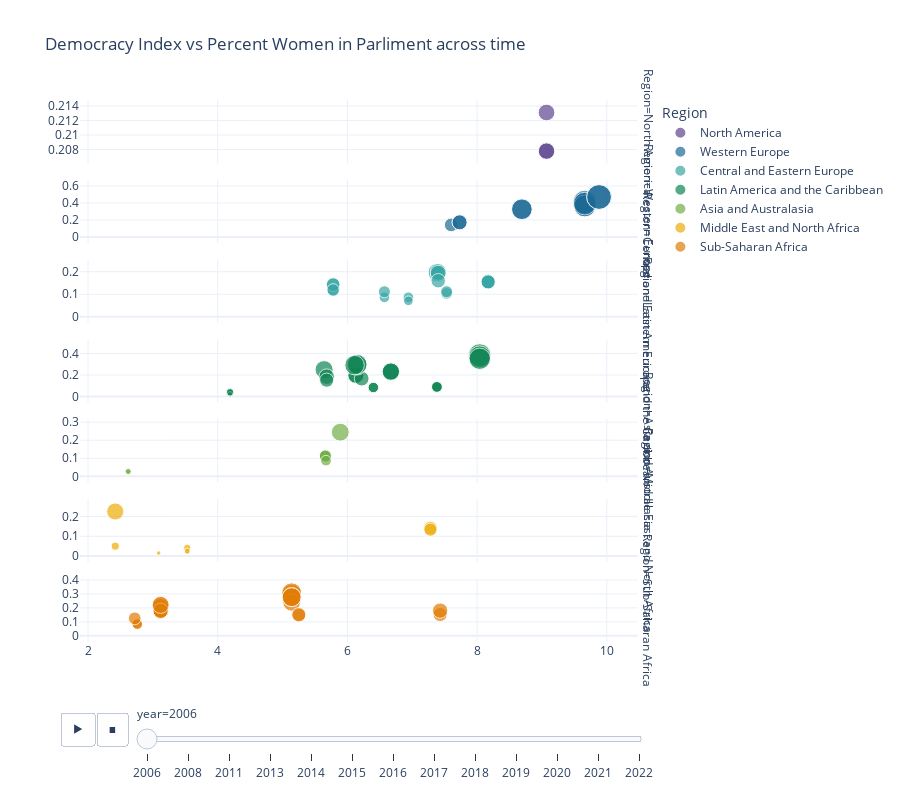

The notebook cell saved with this chart:
### Code cell
fig = px.scatter(df, 
            x='democracy_indx_score',
            y='percent_W',
            template='plotly_white',    
            hover_data=['Country','year'],
            facet_row='Region',
            color='Region',
            color_discrete_sequence=px.colors.qualitative.Prism,
            animation_frame='year',
            title= 'Democracy Index vs Percent Women in Parliment across time',
            size='percent_W',
            height=800
        )
for axis in fig.layout:
    if type(fig.layout[axis]) == go.layout.YAxis:
        fig.layout[axis].title.text = ''
    if type(fig.layout[axis]) == go.layout.XAxis:
        fig.layout[axis].title.text = ''
 
# ensure that each chart has its own y range and tick labels
fig.update_yaxes(matches=None, showticklabels=True, visible=True)
#fig.update_xaxes(title_text='Democracy Index Score')
#fig.update_yaxes(title_text='Percent Women in Lower Legislative Branches')

fig.show()

### Figure 1 — Plotly figure (JSON) as saved in the notebook; plotly's stock layout.template omitted (floating-point values rounded to 4 significant figures)
{"data": [{"customdata": [["Canada", "2006"], ["Canada", "2006"], ["Canada", "2006"]], "hovertemplate": "Region=North America<br>year=%{customdata[1]}<br>democracy_indx_score=%{x}<br>percent_W=%{marker.size}<br>Country=%{customdata[0]}<extra></extra>", "legendgroup": "North America", "marker": {"color": "rgb(95, 70, 144)", "size": [0.2078, 0.2131, 0.2078], "sizemode": "area", "sizeref": 0.001531, "symbol": "circle"}, "mode": "markers", "name": "North America", "orientation": "v", "showlegend": true, "type": "scatter", "x": [9.07, 9.07, 9.07], "xaxis": "x7", "y": [0.2078, 0.2131, 0.2078], "yaxis": "y7"}, {"customdata": [["Austria", "2006"], ["Austria", "2006"], ["Cyprus", "2006"], ["Italy", "2006"], ["Italy", "2006"], ["Italy", "2006"], ["Netherlands", "2006"], ["Netherlands", "2006"], ["Netherlands", "2006"], ["Netherlands", "2006"], ["Netherlands", "2006"], ["Netherlands", "2006"], ["Sweden", "2006"], ["Sweden", "2006"]], "hovertemplate": "Region=Western Europe<br>year=%{customdata[1]}<br>democracy_indx_score=%{x}<br>percent_W=%{marker.size}<br>Country=%{customdata[0]}<extra></extra>", "legendgroup": "Western Europe", "marker": {"color": "rgb(29, 105, 150)", "size": [0.3224, 0.3279, 0.1429, 0.173, 0.173, 0, 0.3667, 0.3933, 0.3667, 0.4133, 0.3667, 0.3933, 0.4728, 0.4699], "sizemode": "area", "sizeref": 0.001531, "symbol": "circle"}, "mode": "markers", "name": "Western Europe", "orientation": "v", "showlegend": true, "type": "scatter", "x": [8.69, 8.69, 7.6, 7.73, 7.73, 7.73, 9.66, 9.66, 9.66, 9.66, 9.66, 9.66, 9.88, 9.88], "xaxis": "x6", "y": [0.3224, 0.3279, 0.1429, 0.173, 0.173, 0, 0.3667, 0.3933, 0.3667, 0.4133, 0.3667, 0.3933, 0.4728, 0.4699], "yaxis": "y6"}, {"customdata": [["Bosnia and Herzegovina", "2006"], ["Bosnia and Herzegovina", "2006"], ["Bosnia and Herzegovina", "2006"], ["Bosnia and Herzegovina", "2006"], ["Bosnia and Herzegovina", "2006"], ["Czech Republic", "2006"], ["Czech Republic", "2006"], ["Czech Republic", "2006"], ["Czech Republic", "2006"], ["Czech Republic", "2006"], ["Hungary", "2006"], ["Hungary", "2006"], ["Hungary", "2006"], ["Latvia", "2006"], ["Latvia", "2006"], ["Montenegro", "2006"], ["Montenegro", "2006"], ["Slovakia", "2006"], ["Slovakia", "2006"], ["Slovakia", "2006"], ["Ukraine", "2006"], ["Ukraine", "2006"], ["Ukraine", "2006"]], "hovertemplate": "Region=Central and Eastern Europe<br>year=%{customdata[1]}<br>democracy_indx_score=%{x}<br>percent_W=%{marker.size}<br>Country=%{customdata[0]}<extra></extra>", "legendgroup": "Central and Eastern Europe", "marker": {"color": "rgb(56, 166, 165)", "size": [0, 0.1429, 0.119, 0.1429, 0.119, 0.155, 0.155, 0.155, 0.155, 0.155, 0.1036, 0.1114, 0, 0.19, 0.2, 0.08642, 0.1111, 0.2, 0.1933, 0.16, 0.08667, 0, 0.07111], "sizemode": "area", "sizeref": 0.001531, "symbol": "circle"}, "mode": "markers", "name": "Central and Eastern Europe", "orientation": "v", "showlegend": true, "type": "scatter", "x": [5.78, 5.78, 5.78, 5.78, 5.78, 8.17, 8.17, 8.17, 8.17, 8.17, 7.53, 7.53, 7.53, 7.37, 7.37, 6.57, 6.57, 7.4, 7.4, 7.4, 6.94, 6.94, 6.94], "xaxis": "x5", "y": [0, 0.1429, 0.119, 0.1429, 0.119, 0.155, 0.155, 0.155, 0.155, 0.155, 0.1036, 0.1114, 0, 0.19, 0.2, 0.08642, 0.1111, 0.2, 0.1933, 0.16, 0.08667, 0, 0.07111], "yaxis": "y5"}, {"customdata": [["Brazil", "2006"], ["Brazil", "2006"], ["Brazil", "2006"], ["Brazil", "2006"], ["Colombia", "2006"], ["Colombia", "2006"], ["Colombia", "2006"], ["Costa Rica", "2006"], ["Costa Rica", "2006"], ["Costa Rica", "2006"], ["Dominican Republic", "2006"], ["Dominican Republic", "2006"], ["Dominican Republic", "2006"], ["Ecuador", "2006"], ["Ecuador", "2006"], ["El Salvador", "2006"], ["El Salvador", "2006"], ["Guyana", "2006"], ["Guyana", "2006"], ["Guyana", "2006"], ["Haiti", "2006"], ["Haiti", "2006"], ["Haiti", "2006"], ["Haiti", "2006"], ["Haiti", "2006"], ["Haiti", "2006"], ["Haiti", "2006"], ["Haiti", "2006"], ["Mexico", "2006"], ["Mexico", "2006"], ["Mexico", "2006"], ["Mexico", "2006"], ["Mexico", "2006"], ["Nicaragua", "2006"], ["Nicaragua", "2006"], ["Peru", "2006"], ["Peru", "2006"]], "hovertemplate": "Region=Latin America and the Caribbean<br>year=%{customdata[1]}<br>democracy_indx_score=%{x}<br>percent_W=%{marker.size}<br>Country=%{customdata[0]}<extra></extra>", "legendgroup": "Latin America and the Caribbean", "marker": {"color": "rgb(15, 133, 84)", "size": [0, 0.08772, 0.08967, 0.08967, 0, 0.08434, 0.08434, 0.386, 0.3684, 0.3509, 0.1966, 0, 0.1966, 0, 0.25, 0.1667, 0, 0.2899, 0.3, 0, 0.02439, 0.04082, 0.04082, 0.02273, 0.02041, 0, 0.0202, 0.04082, 0, 0.226, 0.232, 0, 0.232, 0.1848, 0.1522, 0.2917, 0], "sizemode": "area", "sizeref": 0.001531, "symbol": "circle"}, "mode": "markers", "name": "Latin America and the Caribbean", "orientation": "v", "showlegend": true, "type": "scatter", "x": [7.38, 7.38, 7.38, 7.38, 6.4, 6.4, 6.4, 8.04, 8.04, 8.04, 6.13, 6.13, 6.13, 5.64, 5.64, 6.22, 6.22, 6.15, 6.15, 6.15, 4.19, 4.19, 4.19, 4.19, 4.19, 4.19, 4.19, 4.19, 6.67, 6.67, 6.67, 6.67, 6.67, 5.68, 5.68, 6.11, 6.11], "xaxis": "x4", "y": [0, 0.08772, 0.08967, 0.08967, 0, 0.08434, 0.08434, 0.386, 0.3684, 0.3509, 0.1966, 0, 0.1966, 0, 0.25, 0.1667, 0, 0.2899, 0.3, 0, 0.02439, 0.04082, 0.04082, 0.02273, 0.02041, 0, 0.0202, 0.04082, 0, 0.226, 0.232, 0, 0.232, 0.1848, 0.1522, 0.2917, 0], "yaxis": "y4"}, {"customdata": [["Bhutan", "2006"], ["Bhutan", "2006"], ["Fiji", "2006"], ["Fiji", "2006"], ["Fiji", "2006"], ["Singapore", "2006"], ["Thailand", "2006"], ["Thailand", "2006"], ["Thailand", "2006"], ["Thailand", "2006"]], "hovertemplate": "Region=Asia and Australasia<br>year=%{customdata[1]}<br>democracy_indx_score=%{x}<br>percent_W=%{marker.size}<br>Country=%{customdata[0]}<extra></extra>", "legendgroup": "Asia and Australasia", "marker": {"color": "rgb(115, 175, 72)", "size": [0.02667, 0.02667, 0.1127, 0.1127, 0.1127, 0.2447, 0, 0.08678, 0, 0], "sizemode": "area", "sizeref": 0.001531, "symbol": "circle"}, "mode": "markers", "name": "Asia and Australasia", "orientation": "v", "showlegend": true, "type": "scatter", "x": [2.62, 2.62, 5.66, 5.66, 5.66, 5.89, 5.67, 5.67, 5.67, 5.67], "xaxis": "x3", "y": [0.02667, 0.02667, 0.1127, 0.1127, 0.1127, 0.2447, 0, 0.08678, 0, 0], "yaxis": "y3"}, {"customdata": [["Bahrain", "2006"], ["Bahrain", "2006"], ["Bahrain", "2006"], ["Israel", "2006"], ["Israel", "2006"], ["Kuwait", "2006"], ["Qatar", "2006"], ["United Arab Emirates", "2006"], ["United Arab Emirates", "2006"]], "hovertemplate": "Region=Middle East and North Africa<br>year=%{customdata[1]}<br>democracy_indx_score=%{x}<br>percent_W=%{marker.size}<br>Country=%{customdata[0]}<extra></extra>", "legendgroup": "Middle East and North Africa", "marker": {"color": "rgb(237, 173, 8)", "size": [0.025, 0.04167, 0.025, 0.1417, 0.1333, 0.01538, 0, 0.225, 0.05], "sizemode": "area", "sizeref": 0.001531, "symbol": "circle"}, "mode": "markers", "name": "Middle East and North Africa", "orientation": "v", "showlegend": true, "type": "scatter", "x": [3.53, 3.53, 3.53, 7.28, 7.28, 3.09, 2.78, 2.42, 2.42], "xaxis": "x2", "y": [0.025, 0.04167, 0.025, 0.1417, 0.1333, 0.01538, 0, 0.225, 0.05], "yaxis": "y2"}, {"customdata": [["Cape Verde", "2006"], ["Cape Verde", "2006"], ["Democratic Republic of the Congo", "2006"], ["Democratic Republic of the Congo", "2006"], ["Gabon", "2006"], ["Mauritania", "2006"], ["Mauritania", "2006"], ["Mauritania", "2006"], ["Mauritania", "2006"], ["Mauritania", "2006"], ["Mauritania", "2006"], ["Mauritania", "2006"], ["Uganda", "2006"], ["Uganda", "2006"], ["Uganda", "2006"], ["Uganda", "2006"], ["Uganda", "2006"], ["Zambia", "2006"], ["Zambia", "2006"], ["Zambia", "2006"]], "hovertemplate": "Region=Sub-Saharan Africa<br>year=%{customdata[1]}<br>democracy_indx_score=%{x}<br>percent_W=%{marker.size}<br>Country=%{customdata[0]}<extra></extra>", "legendgroup": "Sub-Saharan Africa", "marker": {"color": "rgb(225, 124, 5)", "size": [0.1528, 0.1806, 0.084, 0.084, 0.125, 0.1789, 0.2211, 0.2093, 0.1789, 0.1789, 0.1789, 0.2211, 0.2982, 0.3072, 0.2393, 0.2773, 0.2764, 0.1465, 0.1519, 0], "sizemode": "area", "sizeref": 0.001531, "symbol": "circle"}, "mode": "markers", "name": "Sub-Saharan Africa", "orientation": "v", "showlegend": true, "type": "scatter", "x": [7.43, 7.43, 2.76, 2.76, 2.72, 3.12, 3.12, 3.12, 3.12, 3.12, 3.12, 3.12, 5.14, 5.14, 5.14, 5.14, 5.14, 5.25, 5.25, 5.25], "xaxis": "x", "y": [0.1528, 0.1806, 0.084, 0.084, 0.125, 0.1789, 0.2211, 0.2093, 0.1789, 0.1789, 0.1789, 0.2211, 0.2982, 0.3072, 0.2393, 0.2773, 0.2764, 0.1465, 0.1519, 0], "yaxis": "y"}], "layout": {"annotations": [{"font": {}, "showarrow": false, "text": "Region=Sub-Saharan Africa", "textangle": 90, "x": 0.98, "xanchor": "left", "xref": "paper", "y": 0.05857, "yanchor": "middle", "yref": "paper"}, {"font": {}, "showarrow": false, "text": "Region=Middle East and North Africa", "textangle": 90, "x": 0.98, "xanchor": "left", "xref": "paper", "y": 0.2057, "yanchor": "middle", "yref": "paper"}, {"font": {}, "showarrow": false, "text": "Region=Asia and Australasia", "textangle": 90, "x": 0.98, "xanchor": "left", "xref": "paper", "y": 0.3529, "yanchor": "middle", "yref": "paper"}, {"font": {}, "showarrow": false, "text": "Region=Latin America and the Caribbean", "textangle": 90, "x": 0.98, "xanchor": "left", "xref": "paper", "y": 0.5, "yanchor": "middle", "yref": "paper"}, {"font": {}, "showarrow": false, "text": "Region=Central and Eastern Europe", "textangle": 90, "x": 0.98, "xanchor": "left", "xref": "paper", "y": 0.6471, "yanchor": "middle", "yref": "paper"}, {"font": {}, "showarrow": false, "text": "Region=Western Europe", "textangle": 90, "x": 0.98, "xanchor": "left", "xref": "paper", "y": 0.7943, "yanchor": "middle", "yref": "paper"}, {"font": {}, "showarrow": false, "text": "Region=North America", "textangle": 90, "x": 0.98, "xanchor": "left", "xref": "paper", "y": 0.9414, "yanchor": "middle", "yref": "paper"}], "height": 800, "legend": {"itemsizing": "constant", "title": {"text": "Region"}, "tracegroupgap": 0}, "sliders": [{"active": 0, "currentvalue": {"prefix": "year="}, "len": 0.9, "pad": {"b": 10, "t": 60}, "steps": [{"args": [["2006"], {"frame": {"duration": 0, "redraw": false}, "fromcurrent": true, "mode": "immediate", "transition": {"duration": 0, "easing": "linear"}}], "label": "2006", "method": "animate"}, {"args": [["2008"], {"frame": {"duration": 0, "redraw": false}, "fromcurrent": true, "mode": "immediate", "transition": {"duration": 0, "easing": "linear"}}], "label": "2008", "method": "animate"}, {"args": [["2011"], {"frame": {"duration": 0, "redraw": false}, "fromcurrent": true, "mode": "immediate", "transition": {"duration": 0, "easing": "linear"}}], "label": "2011", "method": "animate"}, {"args": [["2013"], {"frame": {"duration": 0, "redraw": false}, "fromcurrent": true, "mode": "immediate", "transition": {"duration": 0, "easing": "linear"}}], "label": "2013", "method": "animate"}, {"args": [["2014"], {"frame": {"duration": 0, "redraw": false}, "fromcurrent": true, "mode": "immediate", "transition": {"duration": 0, "easing": "linear"}}], "label": "2014", "method": "animate"}, {"args": [["2015"], {"frame": {"duration": 0, "redraw": false}, "fromcurrent": true, "mode": "immediate", "transition": {"duration": 0, "easing": "linear"}}], "label": "2015", "method": "animate"}, {"args": [["2016"], {"frame": {"duration": 0, "redraw": false}, "fromcurrent": true, "mode": "immediate", "transition": {"duration": 0, "easing": "linear"}}], "label": "2016", "method": "animate"}, {"args": [["2017"], {"frame": {"duration": 0, "redraw": false}, "fromcurrent": true, "mode": "immediate", "transition": {"duration": 0, "easing": "linear"}}], "label": "2017", "method": "animate"}, {"args": [["2018"], {"frame": {"duration": 0, "redraw": false}, "fromcurrent": true, "mode": "immediate", "transition": {"duration": 0, "easing": "linear"}}], "label": "2018", "method": "animate"}, {"args": [["2019"], {"frame": {"duration": 0, "redraw": false}, "fromcurrent": true, "mode": "immediate", "transition": {"duration": 0, "easing": "linear"}}], "label": "2019", "method": "animate"}, {"args": [["2020"], {"frame": {"duration": 0, "redraw": false}, "fromcurrent": true, "mode": "immediate", "transition": {"duration": 0, "easing": "linear"}}], "label": "2020", "method": "animate"}, {"args": [["2021"], {"frame": {"duration": 0, "redraw": false}, "fromcurrent": true, "mode": "immediate", "transition": {"duration": 0, "easing": "linear"}}], "label": "2021", "method": "animate"}, {"args": [["2022"], {"frame": {"duration": 0, "redraw": false}, "fromcurrent": true, "mode": "immediate", "transition": {"duration": 0, "easing": "linear"}}], "label": "2022", "method": "animate"}], "x": 0.1, "xanchor": "left", "y": 0, "yanchor": "top"}], "title": {"text": "Democracy Index vs Percent Women in Parliment across time"}, "updatemenus": [{"buttons": [{"args": [null, {"frame": {"duration": 500, "redraw": false}, "fromcurrent": true, "mode": "immediate", "transition": {"duration": 500, "easing": "linear"}}], "label": "&#9654;", "method": "animate"}, {"args": [[null], {"frame": {"duration": 0, "redraw": false}, "fromcurrent": true, "mode": "immediate", "transition": {"duration": 0, "easing": "linear"}}], "label": "&#9724;", "method": "animate"}], "direction": "left", "pad": {"r": 10, "t": 70}, "showactive": false, "type": "buttons", "x": 0.1, "xanchor": "right", "y": 0, "yanchor": "top"}], "xaxis": {"anchor": "y", "domain": [0, 0.98], "title": {"text": ""}}, "xaxis2": {"anchor": "y2", "domain": [0, 0.98], "matches": "x", "showticklabels": false, "title": {"text": ""}}, "xaxis3": {"anchor": "y3", "domain": [0, 0.98], "matches": "x", "showticklabels": false, "title": {"text": ""}}, "xaxis4": {"anchor": "y4", "domain": [0, 0.98], "matches": "x", "showticklabels": false, "title": {"text": ""}}, "xaxis5": {"anchor": "y5", "domain": [0, 0.98], "matches": "x", "showticklabels": false, "title": {"text": ""}}, "xaxis6": {"anchor": "y6", "domain": [0, 0.98], "matches": "x", "showticklabels": false, "title": {"text": ""}}, "xaxis7": {"anchor": "y7", "domain": [0, 0.98], "matches": "x", "showticklabels": false, "title": {"text": ""}}, "yaxis": {"anchor": "x", "domain": [0, 0.1171], "showticklabels": true, "title": {"text": ""}, "visible": true}, "yaxis2": {"anchor": "x2", "domain": [0.1471, 0.2643], "showticklabels": true, "title": {"text": ""}, "visible": true}, "yaxis3": {"anchor": "x3", "domain": [0.2943, 0.4114], "showticklabels": true, "title": {"text": ""}, "visible": true}, "yaxis4": {"anchor": "x4", "domain": [0.4414, 0.5586], "showticklabels": true, "title": {"text": ""}, "visible": true}, "yaxis5": {"anchor": "x5", "domain": [0.5886, 0.7057], "showticklabels": true, "title": {"text": ""}, "visible": true}, "yaxis6": {"anchor": "x6", "domain": [0.7357, 0.8529], "showticklabels": true, "title": {"text": ""}, "visible": true}, "yaxis7": {"anchor": "x7", "domain": [0.8829, 1.0], "showticklabels": true, "title": {"text": ""}, "visible": true}}}
